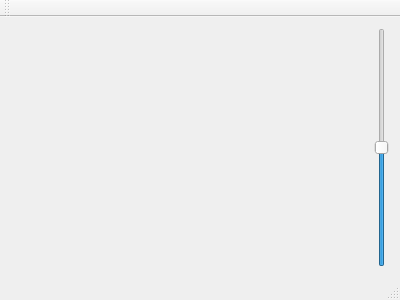
<?xml version="1.0" encoding="UTF-8"?>
<ui version="4.0">
 <class>MainWindow</class>
 <widget class="QMainWindow" name="MainWindow">
  <property name="geometry">
   <rect>
    <x>0</x>
    <y>0</y>
    <width>400</width>
    <height>300</height>
   </rect>
  </property>
  <property name="windowTitle">
   <string>MainWindow</string>
  </property>
  <widget class="QWidget" name="centralWidget">
   <layout class="QHBoxLayout" name="horizontalLayout">
    <item>
     <widget class="GlWidget" name="widget" native="true"/>
    </item>
    <item>
     <widget class="QSlider" name="verticalSlider">
      <property name="minimum">
       <number>-100</number>
      </property>
      <property name="maximum">
       <number>100</number>
      </property>
      <property name="pageStep">
       <number>1</number>
      </property>
      <property name="orientation">
       <enum>Qt::Vertical</enum>
      </property>
     </widget>
    </item>
   </layout>
  </widget>
  <widget class="QMenuBar" name="menuBar">
   <property name="geometry">
    <rect>
     <x>0</x>
     <y>0</y>
     <width>400</width>
     <height>21</height>
    </rect>
   </property>
  </widget>
  <widget class="QToolBar" name="mainToolBar">
   <attribute name="toolBarArea">
    <enum>TopToolBarArea</enum>
   </attribute>
   <attribute name="toolBarBreak">
    <bool>false</bool>
   </attribute>
  </widget>
  <widget class="QStatusBar" name="statusBar"/>
 </widget>
 <layoutdefault spacing="6" margin="11"/>
 <customwidgets>
  <customwidget>
   <class>GlWidget</class>
   <extends>QWidget</extends>
   <header location="global">glwidget.h</header>
   <container>1</container>
   <slots>
    <slot>zoom(int)</slot>
   </slots>
  </customwidget>
 </customwidgets>
 <resources/>
 <connections>
  <connection>
   <sender>verticalSlider</sender>
   <signal>valueChanged(int)</signal>
   <receiver>widget</receiver>
   <slot>zoom(int)</slot>
   <hints>
    <hint type="sourcelabel">
     <x>388</x>
     <y>186</y>
    </hint>
    <hint type="destinationlabel">
     <x>295</x>
     <y>184</y>
    </hint>
   </hints>
  </connection>
 </connections>
</ui>
